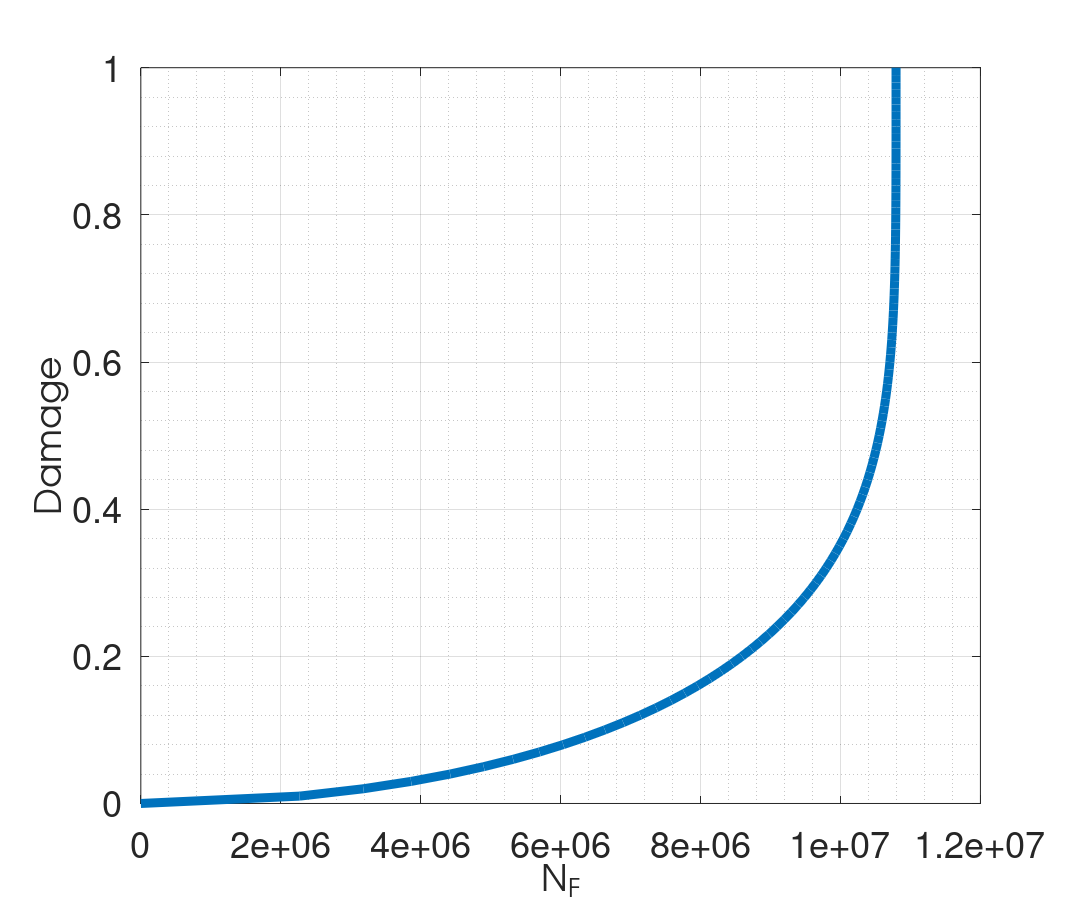

Write the MATLAB code that produced this figure.
% integration of  N over D
clc;
clear;
a=0.5;
b=3.5;
A= 7.7606E5;
M=1e8;
D=0:0.01:1;

N=(1 - (1 - D).^(b + 1)).^(1-a)*(A/M).^-b/(1+b)/(1-a);
dn=plot(N,D,'LineWidth', 10);
hXLabel =xlabel('Number of cycles N');
hYLabel=ylabel('Damage D');


grid on;
grid minor;
% hTitle =title('S-N curve at constant amplitude stress with R=-1 in our model with different $W_F$');
hXLabel = xlabel('N_F');
hYLabel =ylabel('Damage')

% Adjust font
set(gca, 'FontName', 'Helvetica','FontSize',40)
set([hXLabel, hYLabel], 'FontName', 'AvantGarde')
set([hXLabel, hYLabel], 'FontSize',40)

% Adjust axes properties
set(gcf,'color','w'); %set figure background transparent
set(gca,'color','w'); %set axis transparent
% Maximize print figure
set(gcf,'outerposition',get(0,'screensize'));
set(gcf, 'PaperPositionMode', 'manual');
set(gcf, 'PaperUnits', 'points'); %[ {inches} | centimeters | normalized | points ]
set(gcf, 'PaperPosition', [0 0 1200 1000]); %set(gcf,'PaperPosition',[left,bottom,width,height])
saveas(gcf,'F:\Git\Doctor_thesis_Zepeng\figures\D-N.png');
